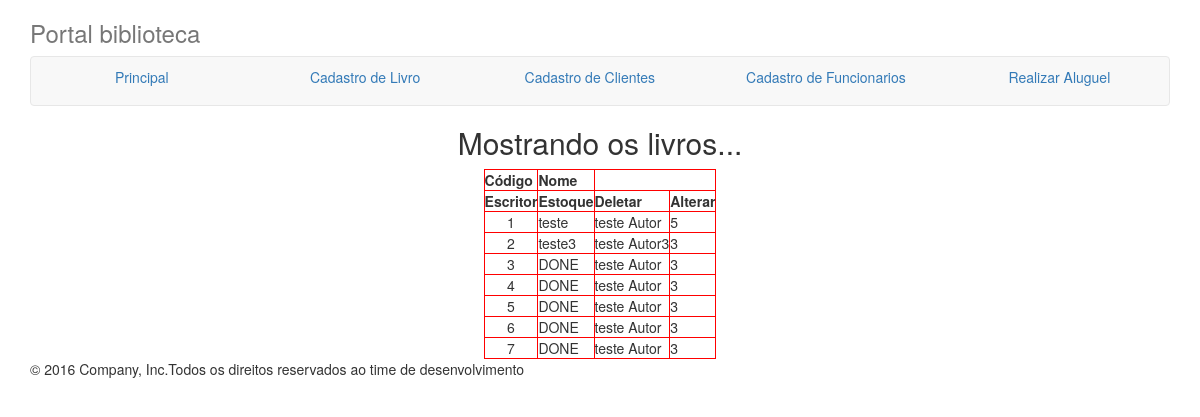
Before: /visualizacao/visualizacaoLivro.php with the older database file.
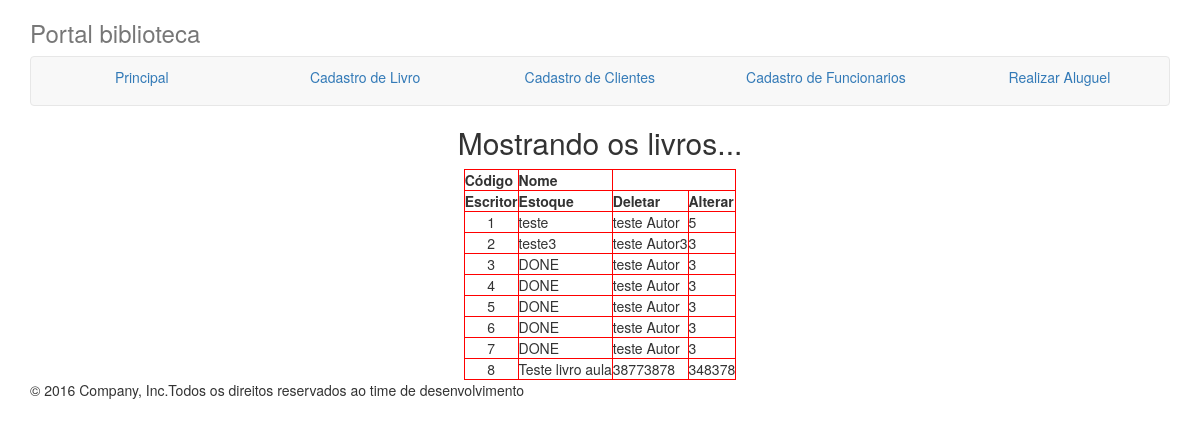
After: the same page with the newer database file.
### tables this page shows
CREATE TABLE IF NOT EXISTS `book` (
  `id` bigint(20) unsigned NOT NULL AUTO_INCREMENT,
  `name` varchar(100) NOT NULL,
  `writer` varchar(100) NOT NULL,
  `pages` varchar(100) NOT NULL,
  `stash` varchar(100) NOT NULL,
  UNIQUE KEY `id` (`id`)
);

### visualizacao/visualizacaoLivro.php (the view, shortened to what this page needs)
<!doctype html>
<html>
<head>
<link rel="stylesheet" href="../css/bootstrap.css">
</head>
<body>
<div class="container">
      <div class="masthead">
        <h3 class="text-muted">Portal biblioteca</h3>
        <nav class="navbar navbar-default">
          <ul class="nav nav-justified">
            <li class="active"><a href="#">Principal</a></li>
            <li><a href="cadastroLivro.php">Cadastro de Livro</a></li>
            <li><a href="cadastroCliente.php">Cadastro de Clientes</a></li>
            <li><a href="cadastroFuncionario.php">Cadastro de Funcionarios</a></li>
            <li><a href="#">Realizar Aluguel</a></li>
          </ul>
        </nav>
      </div>
      <div>
	  <?php
$resultado=mysql_query("Select * from book order by id") or die ("Não é possível consultar clientes.");
print("<center><h2>Mostrando os livros...</h2>");
print("<table border='1' bordercolor='red'>");
print("<tr><td><b>Código</td>");
print("<td><b>Nome</td>");
print("<tr><td><b>Escritor</td>");
print("<td><b>Estoque</td>");
print("<td><b>Deletar</td><td><b>Alterar</td></tr>");
while ($linha=mysql_fetch_array($resultado))
{
   $id=$linha["id"];
   $name=$linha["name"];
   $writer=$linha["writer"];
   $stash=$linha["stash"];
   print("<tr><td align='center'>$id</td>");
   print("<td>$name</td>");
   print("<td>$writer</td>");
   print("<td>$stash</td>");
     }
   print("</table></center>");
?>
	  </div>
      <footer class="footer">
        <p>&copy; 2016 Company, Inc.Todos os direitos reservados ao time de desenvolvimento</p>
      </footer>
    </div>
</body>
</html>

Changed rows visible on the page:
added book: id "8", name "Teste livro aula", writer "38773878", stash "348378"
